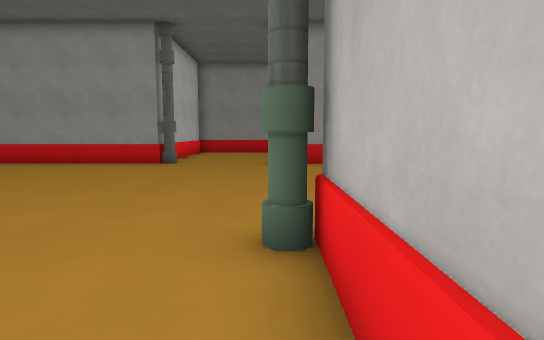
[1] (above)

17 first-person views from a walk through a level from a Godot 3-D game. The camera is 1.3 m above the floor, tilts 6° down and sees 75° across. The floor is counted in squares, 1.2 m on a side. Each view is taken from the middle of a square. On the plan, view 1 faces up. The plan holds only what a view shows up to about 14 squares ahead; the rest is blank. Surface patterns are stand-ins for the level's own textures.

[2]
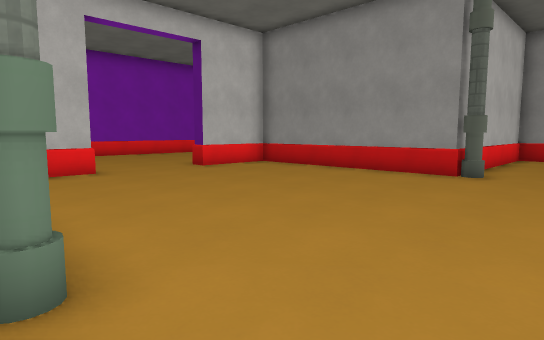

[3]
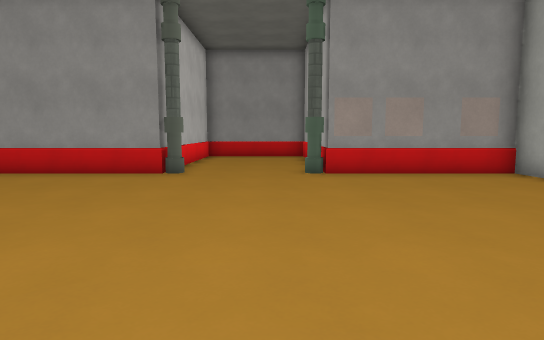

[4]
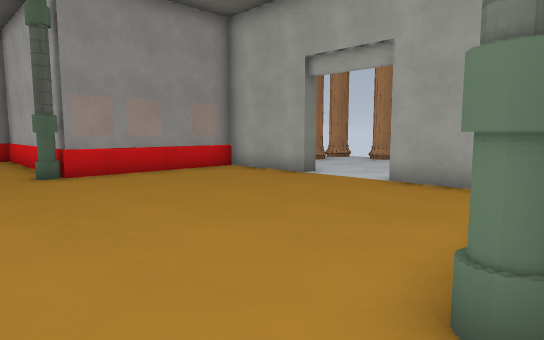

[5]
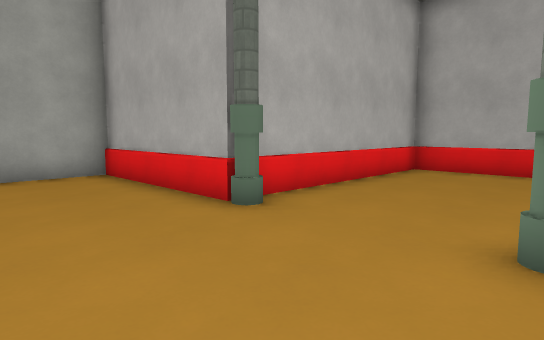

[6]
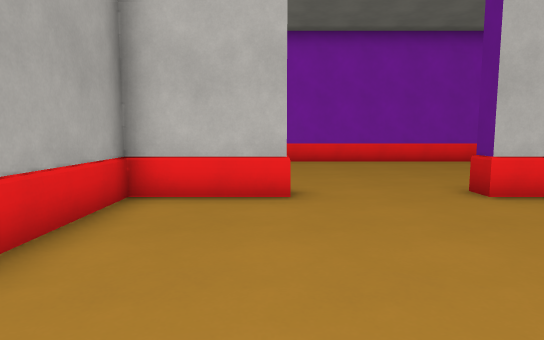

[7]
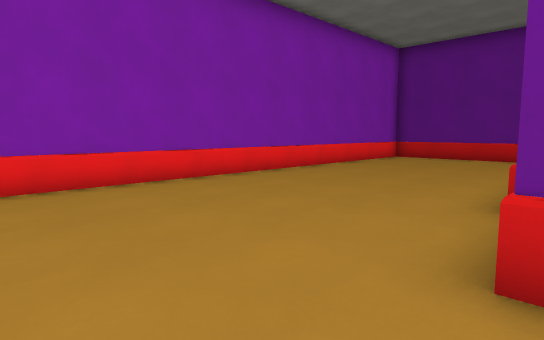

[8]
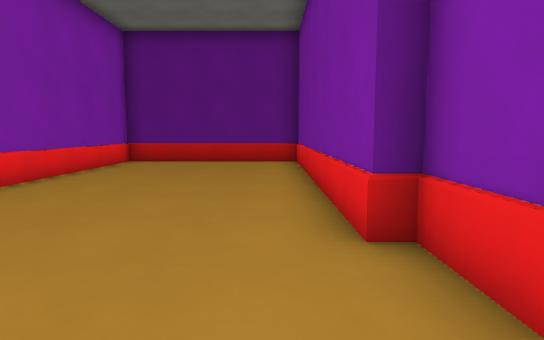

[9]
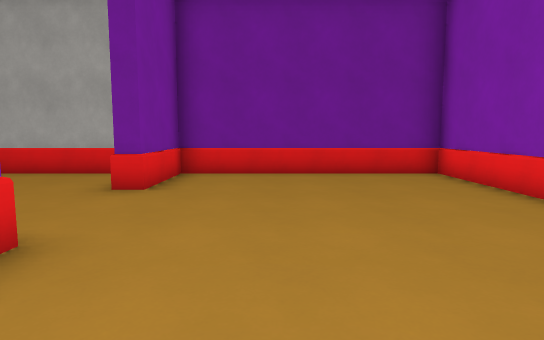

[10]
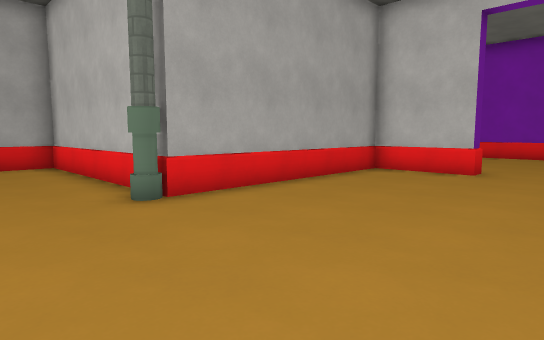

[11]
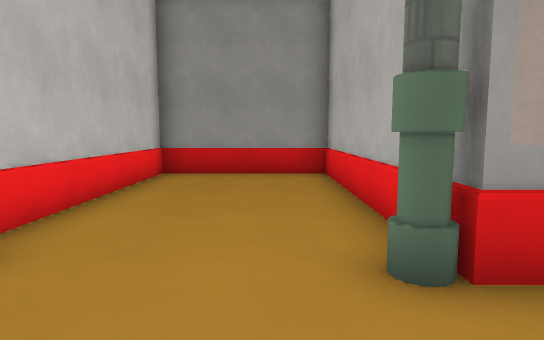

[12]
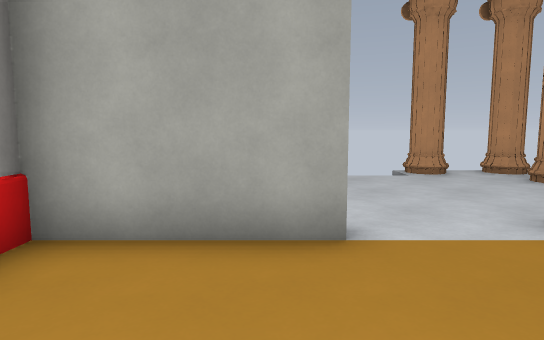

[13]
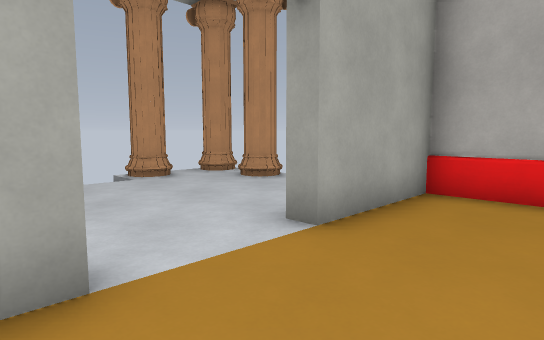

[14]
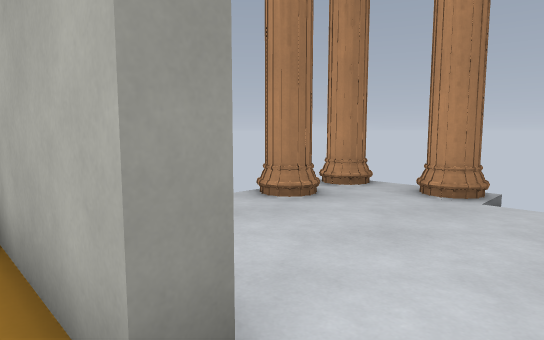

[15]
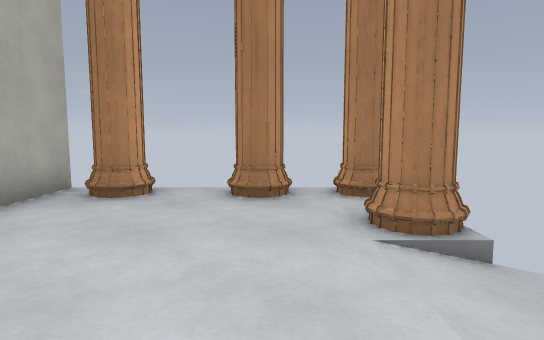

[16]
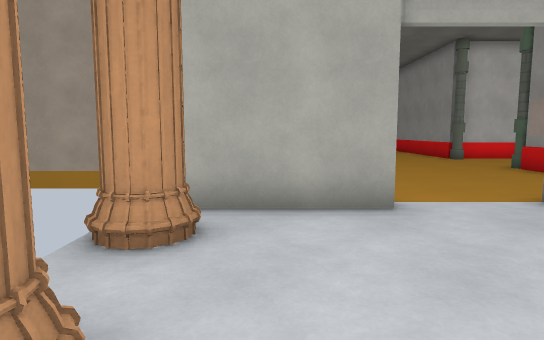

[17]
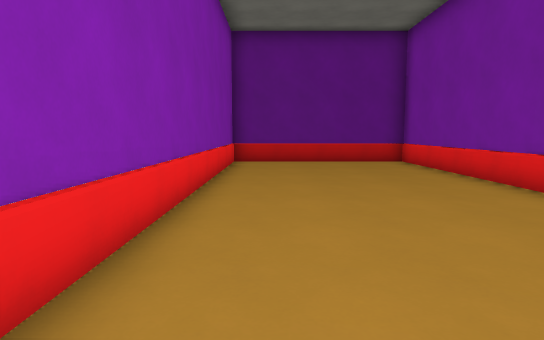

### Floor plan
Points are (right, up) in squares from view 1. A wall is a line through its corners. A room is listed if a view was taken in it or the views show most of it. See-through windows are left out.
Room 1 (views 1, 2, 3, 4, 5, 6, 7, 8, 9, 10, 11, 12, 13, 14, 15, 16, 17)
walls: (-4.4, 12.5) (-11, 12.5) (-11, 9.8) (-11.5, 9.8) (-11.5, 12.5) (-12, 12.5) (-12, 22.5) (-18.5, 22.5) (-18.5, 3.5) (-11.5, 3.5) (-11.5, 6.3) (-11, 6.3) (-11, 3.5) (-4.4, 3.5); (-4, 2.4) (-4, -3.5) (0.5, -3.5) (0.5, 3.5) (5.5, 3.5) (5.5, 6.7) (6, 6.7) (6, 3.8); (6.1, 9.2) (5.5, 9.2) (5.5, 12.5) (0.5, 12.5) (0.5, 19.5) (-4, 19.5) (-4, 13.8); (6, 13) (6, 11.1); (10, 11.8) (9.5, 12)
objects: pillar (-4, 3); pillar (-4, 13); pillar (0, 3); pillar (0, 13)

Where each view was taken, in squares from view 1:
view 1: 0 up, 0 right, facing up
view 2: 3 up, 1 left, facing up-left
view 3: 3 up, 1 left, facing up
view 4: 3 up, 2 left, facing up-right
view 5: 7 up, 4 left, facing down-right
view 6: 6 up, 5 left, facing left
view 7: 7 up, 11 left, facing up-left
view 8: 9 up, 13 left, facing up
view 9: 13 up, 14 left, facing down
view 10: 9 up, 1 left, facing down-left
view 11: 10 up, 1 left, facing up
view 12: 10 up, 2 right, facing right
view 13: 10 up, 3 right, facing down-right
view 14: 8 up, 5 right, facing up-right
view 15: 6 up, 10 right, facing up
view 16: 5 up, 11 right, facing left
view 17: 9 up, 17 left, facing up
